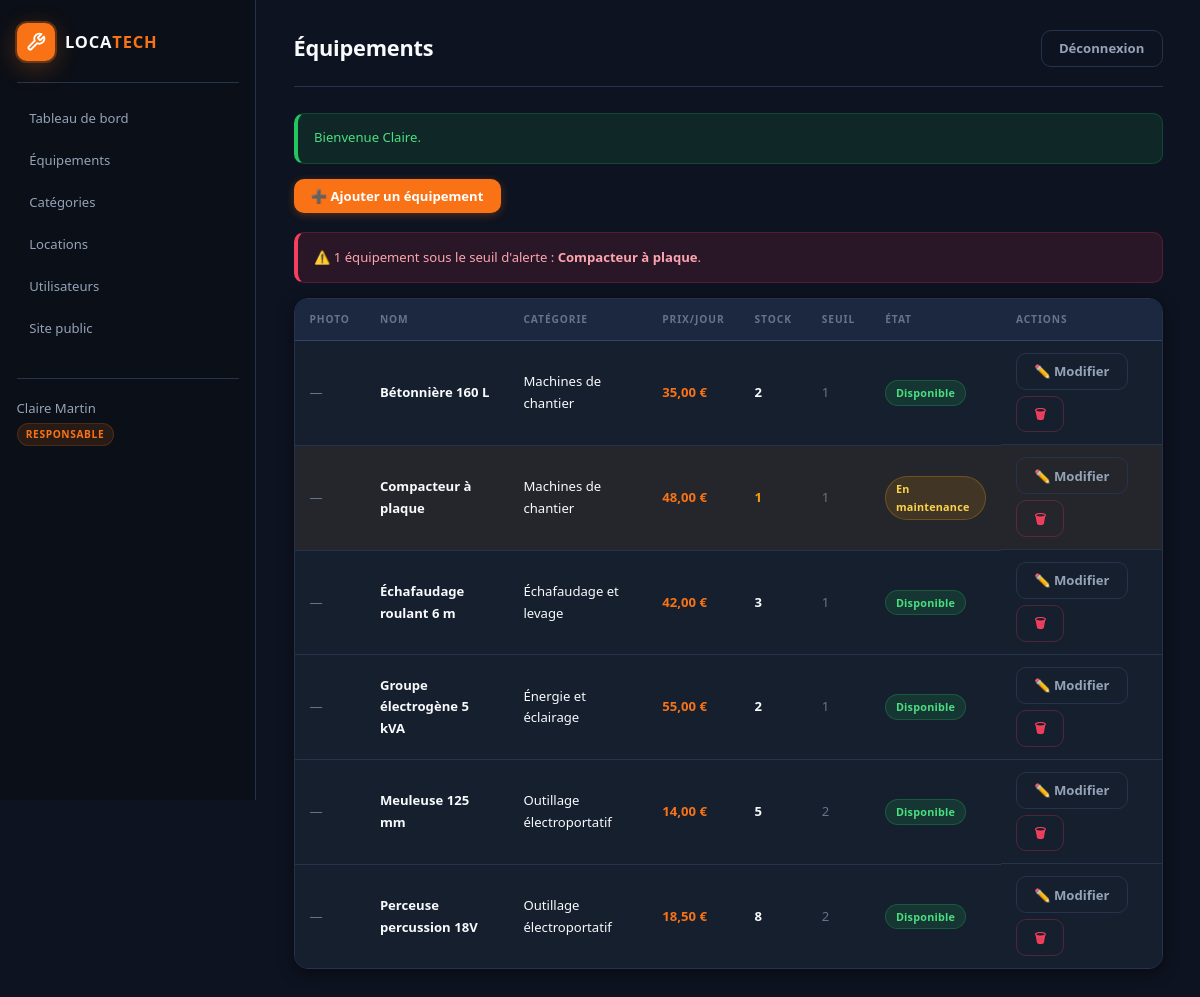
The page /admin/equipements (signed in) on the database its author committed.
### tables this page shows
CREATE TABLE equipement (
    id INT UNSIGNED AUTO_INCREMENT PRIMARY KEY,
    nom VARCHAR(150) NOT NULL,
    description TEXT NULL,
    prix_jour DECIMAL(10,2) NOT NULL,
    quantite_stock INT NOT NULL DEFAULT 0,
    seuil_alerte INT NOT NULL DEFAULT 1,
    etat ENUM('disponible', 'en location', 'en maintenance', 'endommagé') NOT NULL DEFAULT 'disponible',
    categorie_id INT UNSIGNED NOT NULL,
    photo VARCHAR(255) NULL DEFAULT NULL,
    CONSTRAINT fk_equipement_categorie
        FOREIGN KEY (categorie_id) REFERENCES categorie(id)
        ON UPDATE CASCADE
        ON DELETE RESTRICT
);

CREATE TABLE categorie (
    id INT UNSIGNED AUTO_INCREMENT PRIMARY KEY,
    nom VARCHAR(100) NOT NULL,
    description TEXT NULL
);

### controllers/EquipementController.php (called while the page is built, shortened)
<?php
class EquipementController
{
    private Equipement $equipement;
    public function __construct()
    {
        $this->equipement = new Equipement();
    }
    public function adminIndex(): void
    {
        view('back/equipements', [
            'equipements' => $this->equipement->findAll(),
            'alertes'     => $this->equipement->findLowStock(),
        ]);
    }
}

### models/Equipement.php (called while the page is built, shortened)
<?php
class Equipement
{
    private PDO $db;
    public function __construct(?PDO $pdo = null)
    {
        $this->db = $pdo ?? Database::getConnection();
    }
    public function findAll(?int $categorieId = null, ?string $etat = null): array
    {
        $sql = 'SELECT e.*, c.nom AS categorie_nom
                FROM equipement e
                INNER JOIN categorie c ON c.id = e.categorie_id
                WHERE 1 = 1';
        $params = [];
        $sql .= ' ORDER BY e.nom';
        $stmt = $this->db->prepare($sql);
        $stmt->execute($params);
        return $stmt->fetchAll();
    }
    public function findLowStock(): array
    {
        $stmt = $this->db->query(
            'SELECT e.*, c.nom AS categorie_nom
             FROM equipement e
             INNER JOIN categorie c ON c.id = e.categorie_id
             WHERE e.quantite_stock <= e.seuil_alerte
             ORDER BY e.quantite_stock ASC, e.nom'
        );
        return $stmt->fetchAll();
    }
}

### config/Database.php (called while the page is built, shortened)
<?php
class Database
{
    private static ?PDO $instance = null;
    public static function getConnection(): PDO
    {
        if (self::$instance === null) {
            $dsn = sprintf(
                'mysql:host=%s;port=%s;dbname=%s;charset=%s',
                DB_HOST,
                DB_PORT,
                DB_NAME,
                DB_CHARSET
            );
            $options = [
                PDO::ATTR_ERRMODE => PDO::ERRMODE_EXCEPTION,
                PDO::ATTR_DEFAULT_FETCH_MODE => PDO::FETCH_ASSOC,
                PDO::ATTR_EMULATE_PREPARES => false,
                PDO::MYSQL_ATTR_INIT_COMMAND => 'SET NAMES utf8mb4 COLLATE utf8mb4_unicode_ci',
            ];
            try {
                self::$instance = new PDO($dsn, DB_USER, DB_PASS, $options);
            } catch (PDOException $e) {
                error_log('Database connection error: ' . $e->getMessage());
                throw new RuntimeException(
                    'Impossible de se connecter à la base de données. Vérifiez la configuration MySQL (location_db).'
                );
            }
        }
        return self::$instance;
    }
}

### views/back/equipements.php (the view, shortened to what this page needs)
<?php
require APP_ROOT . '/views/layout/admin_header.php';
?>
<div class="toolbar">
    <a class="btn btn-primary" href="<?= e(url('admin/equipement/add')) ?>">➕ Ajouter un équipement</a>
</div>
<?php if ($alertes): ?>
    <div class="alert alert-error">
        ⚠️ <?= count($alertes) ?> équipement<?= count($alertes) > 1 ? 's' : '' ?> sous le seuil d'alerte :
        <?= implode(', ', array_map(fn($a) => '<strong>' . e($a['nom']) . '</strong>', $alertes)) ?>.
    </div>
<?php endif; ?>
<div class="table-wrap">
    <table>
        <thead>
            <tr>
                <th style="width:60px">Photo</th>
                <th>Nom</th>
                <th>Catégorie</th>
                <th>Prix/jour</th>
                <th>Stock</th>
                <th>Seuil</th>
                <th>État</th>
                <th>Actions</th>
            </tr>
        </thead>
        <tbody>
        <?php foreach ($equipements as $item): ?>
            <?php $lowStock = (int) $item['quantite_stock'] <= (int) $item['seuil_alerte']; ?>
            <tr class="<?= $lowStock ? 'row-alert' : '' ?>">
                <td>
                    <?php if (!empty($item['photo'])): ?>
                        <img src="<?= e(url($item['photo'])) ?>"
                             alt="<?= e($item['nom']) ?>"
                             class="admin-thumb"
                             loading="lazy">
                    <?php else: ?>
                        <span class="no-photo">—</span>
                    <?php endif; ?>
                </td>
                <td style="font-weight:600"><?= e($item['nom']) ?></td>
                <td><?= e($item['categorie_nom']) ?></td>
                <td style="color:var(--orange);font-weight:700">
                    <?= number_format((float) $item['prix_jour'], 2, ',', ' ') ?> €
                </td>
                <td class="<?= $lowStock ? 'text-warn' : '' ?>" style="font-weight:700">
                    <?= (int) $item['quantite_stock'] ?>
                </td>
                <td style="color:var(--muted-light)"><?= (int) $item['seuil_alerte'] ?></td>
                <td><?= etat_badge($item['etat']) ?></td>
                <td class="actions">
                    <a class="btn btn-ghost"
                       href="<?= e(url('admin/equipement/edit/' . (int) $item['id'])) ?>">
                        ✏️ Modifier
                    </a>
                    <form method="post"
                          action="<?= e(url('admin/equipement/delete')) ?>"
                          onsubmit="return confirm('Supprimer « <?= e(addslashes($item['nom'])) ?> » ? Cette action est irréversible.');">
                        <button class="btn btn-ghost btn-danger" type="submit">🗑</button>
                    </form>
                </td>
            </tr>
        <?php endforeach; ?>
        </tbody>
    </table>
</div>
<?php require APP_ROOT . '/views/layout/admin_footer.php'; ?>

### config/helpers.php (shortened to what this page needs)
<?php
function url(string $path = ''): string
{
    $path = ltrim($path, '/');
    return BASE_URL . '/' . $path;
}
function view(string $path, array $data = []): void
{
    extract($data, EXTR_SKIP);
    $file = APP_ROOT . DIRECTORY_SEPARATOR . 'views' . DIRECTORY_SEPARATOR . str_replace('/', DIRECTORY_SEPARATOR, $path) . '.php';
    require $file;
}
function e(?string $value): string
{
    return htmlspecialchars((string) $value, ENT_QUOTES, 'UTF-8');
}
function etat_label(string $etat): string
{
    $labels = [
        'disponible'     => 'Disponible',
        'en location'    => 'En location',
        'en maintenance' => 'En maintenance',
        'endommage'      => 'Endommagé',
    ];
    return $labels[$etat] ?? ucfirst($etat);
}
function normalize_status(string $raw): string
{
    $s = mb_strtolower(trim($raw), 'UTF-8');
    $s = str_replace('_', ' ', $s);
    $accents = [
        'à'=>'a','â'=>'a','ä'=>'a',
        'é'=>'e','è'=>'e','ê'=>'e','ë'=>'e',
        'î'=>'i','ï'=>'i',
        'ô'=>'o','ö'=>'o',
        'ù'=>'u','û'=>'u','ü'=>'u',
        'ç'=>'c','ñ'=>'n',
    ];
    $s = strtr($s, $accents);
    return (string) preg_replace('/\s+/', ' ', $s);
}
function canonical_statut(string $raw): string
{
    $norm = normalize_status($raw);
    $all = ['en attente','confirmee','en cours','terminee','annulee',
            'disponible','en location','en maintenance','endommage'];
    if (in_array($norm, $all, true)) {
        return $norm;
    }
    return $norm;
}
function etat_badge(string $etat): string
{
    $key = canonical_statut($etat);
    $classMap = [
        'disponible'     => 'etat-disponible',
        'en location'    => 'etat-en-location',
        'en maintenance' => 'etat-en-maintenance',
        'endommage'      => 'etat-endommage',
    ];
    $class   = $classMap[$key] ?? 'etat-unknown';
    $display = etat_label($key);
    return '<span class="badge ' . e($class) . '">' . e($display) . '</span>';
}

### public/css/style.css (style rules this page uses)
:root { --bg: #0B0F17; --surface: #161F2E; --surface-raised:#1C2840; --surface-high: #243352; --orange: #F97316; --orange-dim: rgba(249,115,22,.12); --orange-glow: rgba(249,115,22,.30); --orange-hover: #EA6B0A; --indigo: #3B82F6; --indigo-dim: rgba(59,130,246,.12); --ink: #F8FAFC; --muted: #94A3B8; --muted-light: #64748B; --line: #26334D; --line-bright: #334466; --ok: #22C55E; --ok-bg: rgba(34,197,94,.12); --bad: #F43F5E; --bad-bg: rgba(244,63,94,.12); --warn: #F59E0B; --warn-bg: rgba(245,158,11,.12); --radius: 14px; --radius-sm: 10px; --radius-xs: 6px; --radius-full: 999px; --shadow-sm: 0 1px 4px rgba(0,0,0,.35); --shadow-md: 0 4px 16px rgba(0,0,0,.45); --shadow-lg: 0 8px 32px rgba(0,0,0,.55); --shadow-orange: 0 6px 24px var(--orange-glow); --ease: .18s ease; font-family: "Segoe UI", system-ui, -apple-system, sans-serif; font-size: 15px; }
*, *::before, *::after { box-sizing: border-box; margin: 0; padding: 0; }
body { background: var(--bg); color: var(--ink); line-height: 1.65; -webkit-font-smoothing: antialiased; min-height: 100vh; }
a { color: var(--orange); text-decoration: none; transition: color var(--ease); }
.btn { display: inline-flex; align-items: center; gap: 0.4rem; border: none; border-radius: var(--radius-sm); padding: 0.55rem 1.15rem; font: inherit; font-size: 0.875rem; font-weight: 600; cursor: pointer; text-decoration: none; white-space: nowrap; line-height: 1.4; transition: background var(--ease), box-shadow var(--ease), color var(--ease), border-color var(--ease), transform var(--ease); }
.btn-primary { background: var(--orange); color: #fff; box-shadow: 0 2px 8px var(--orange-glow); }
.btn-ghost { background: transparent; color: var(--muted); border: 1px solid var(--line); }
.btn-danger { background: transparent; color: var(--bad); border: 1px solid rgba(244,63,94,.25); }
.badge { display: inline-block; padding: 0.2rem 0.65rem; border-radius: var(--radius-full); font-size: 0.72rem; font-weight: 600; letter-spacing: 0.02em; background: var(--surface-raised); color: var(--muted); border: 1px solid var(--line); }
.etat-disponible { background: rgba(34,197,94,.14); color: #4ADE80; border-color: rgba(34,197,94,.25); }
.etat-en-maintenance { background: rgba(245,158,11,.14); color: #FCD34D; border-color: rgba(245,158,11,.25); }
.alert { padding: 0.9rem 1.1rem; border-radius: var(--radius-sm); margin: 1rem 0; font-size: 0.875rem; font-weight: 500; border: 1px solid transparent; border-left: 4px solid transparent; }
.alert-error { background: var(--bad-bg); color: #FDA4AF; border-color: rgba(244,63,94,.2); border-left-color: var(--bad); }
.table-wrap { overflow-x: auto; border-radius: var(--radius); border: 1px solid var(--line); box-shadow: var(--shadow-md); }
table { width: 100%; border-collapse: collapse; background: var(--surface); font-size: 0.875rem; }
thead { background: var(--surface-raised); border-bottom: 1px solid var(--line-bright); }
th { text-align: left; padding: 0.8rem 1rem; font-size: 0.68rem; font-weight: 700; text-transform: uppercase; letter-spacing: 0.09em; color: var(--muted-light); white-space: nowrap; }
td { text-align: left; padding: 0.8rem 1rem; border-bottom: 1px solid var(--line); vertical-align: middle; color: var(--ink); }
tbody tr:last-child td { border-bottom: none; }
tbody tr { transition: background var(--ease); }
.row-alert { background: rgba(245,158,11,.06) !important; }
.actions, .inline-form { display: flex; gap: 0.4rem; align-items: center; flex-wrap: wrap; }
.text-warn { color: var(--warn); font-weight: 700; }
.no-photo { color: var(--muted-light); }
.back-office { background: #0D1320; min-height: 100vh; }
.toolbar { margin: 0 0 1.25rem; display: flex; gap: 0.75rem; align-items: center; flex-wrap: wrap; }

### rows shown on the page
equipement: nom "Compacteur à plaque", categorie.nom "Machines de chantier", prix_jour "48,00", quantite_stock "1", seuil_alerte "1", etat "En maintenance"
equipement: nom "Bétonnière 160 L", categorie.nom "Machines de chantier", prix_jour "35,00", quantite_stock "2", seuil_alerte "1", etat "Disponible"
equipement: nom "Échafaudage roulant 6 m", categorie.nom "Échafaudage et levage", prix_jour "42,00", quantite_stock "3", seuil_alerte "1", etat "Disponible"
equipement: nom "Groupe électrogène 5 kVA", categorie.nom "Énergie et éclairage", prix_jour "55,00", quantite_stock "2", seuil_alerte "1", etat "Disponible"
equipement: nom "Meuleuse 125 mm", categorie.nom "Outillage électroportatif", prix_jour "14,00", quantite_stock "5", seuil_alerte "2", etat "Disponible"
equipement: nom "Perceuse percussion 18V", categorie.nom "Outillage électroportatif", prix_jour "18,50", quantite_stock "8", seuil_alerte "2", etat "Disponible"

### other values the page prints
$user['prenom'] . ' ' . $user['nom'] "Claire Martin"
$user['role'] "RESPONSABLE"
$title "Équipements"
$success "Bienvenue Claire."
count($alertes) "1"
